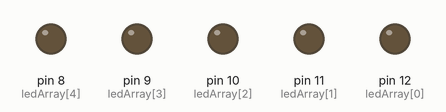
This sketch was run on a simulated Arduino Uno, built with avr-gcc and run on an emulated ATmega328P. On the bench: output pins drawn as LEDs (lit = HIGH).

Above: at 0.1 s.
At 0.8 s:
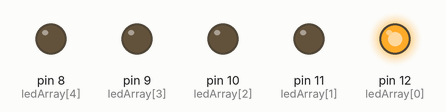
At 12.9 s:
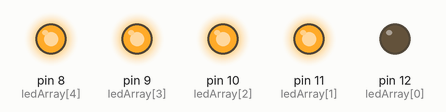
At 20.5 s:
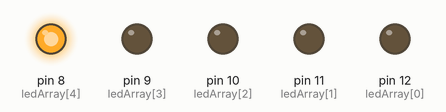
At 33.3 s:
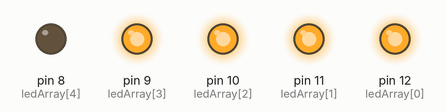
At 35.2 s:
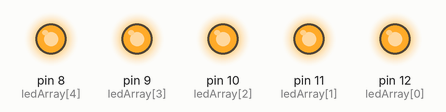
Timing chart, 0 to 40.0 s (numbered marks = the images above):
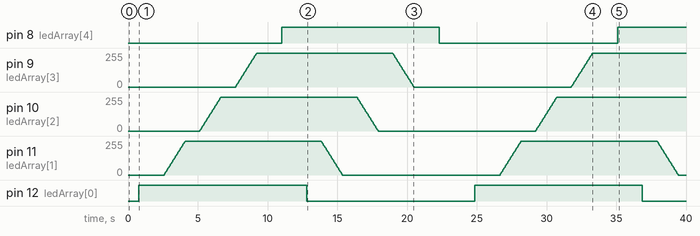

The sketch:

Bandoja-LabActivity2-code.ino
```cpp
int ledArray[] = {12, 11,10,9, 8}; //led pins put into array
int i = 0; //initialized i to use later
int fade = 0; //initialized variable fade to use later
int reading = 1023; //variable for analog reading
int brightness = map(reading, 0, 1023, 0, 255); //convert analog reading


void setup(){
  Serial.begin(9600);
}

void loop(){
  while(i < (sizeof(ledArray)/sizeof(int))){ //loop of array led pin according to array length
    while(fade <= brightness){ //fade effect, max value is brightness
    	analogWrite(ledArray[i], fade); //turning led on
    	fade += 5; //increment for led turning ON fade effect
      	delay(30);
    }
    fade = 0; //resets fade to 0 so next led starts from 0
   	i++; //increment to next led
    delay(1000);
  }
  i = 0; //resets led back to index 0
  		// current value of fade is set on value of brightness

  while(i < (sizeof(ledArray)/sizeof(int))){
    while(fade >= 0){ //fade is decreasing to 0, turning OFF
    	analogWrite(ledArray[i], fade);
    	fade -= 5; //decrement to turning OFF fade effect
      	delay(30);
    }
    fade = brightness; //resets fade value back to maximum ON value which is birghtness value
   	i++; //increment to next led
    delay(1000);
  }
  i = 0; //resets led back to index 0 for another loop
  fade = 0; //resets fade to 0 to prepapre for next turning ON loop
}
```

Measured:
- by itself, pin 8 (ledArray[4]): LOW → HIGH at 11.0 s, → LOW 11.3 s later, → HIGH 12.8 s later
- by itself, pin 12 (ledArray[0]): alternates HIGH for 12.0 s and LOW for 12.1 s
